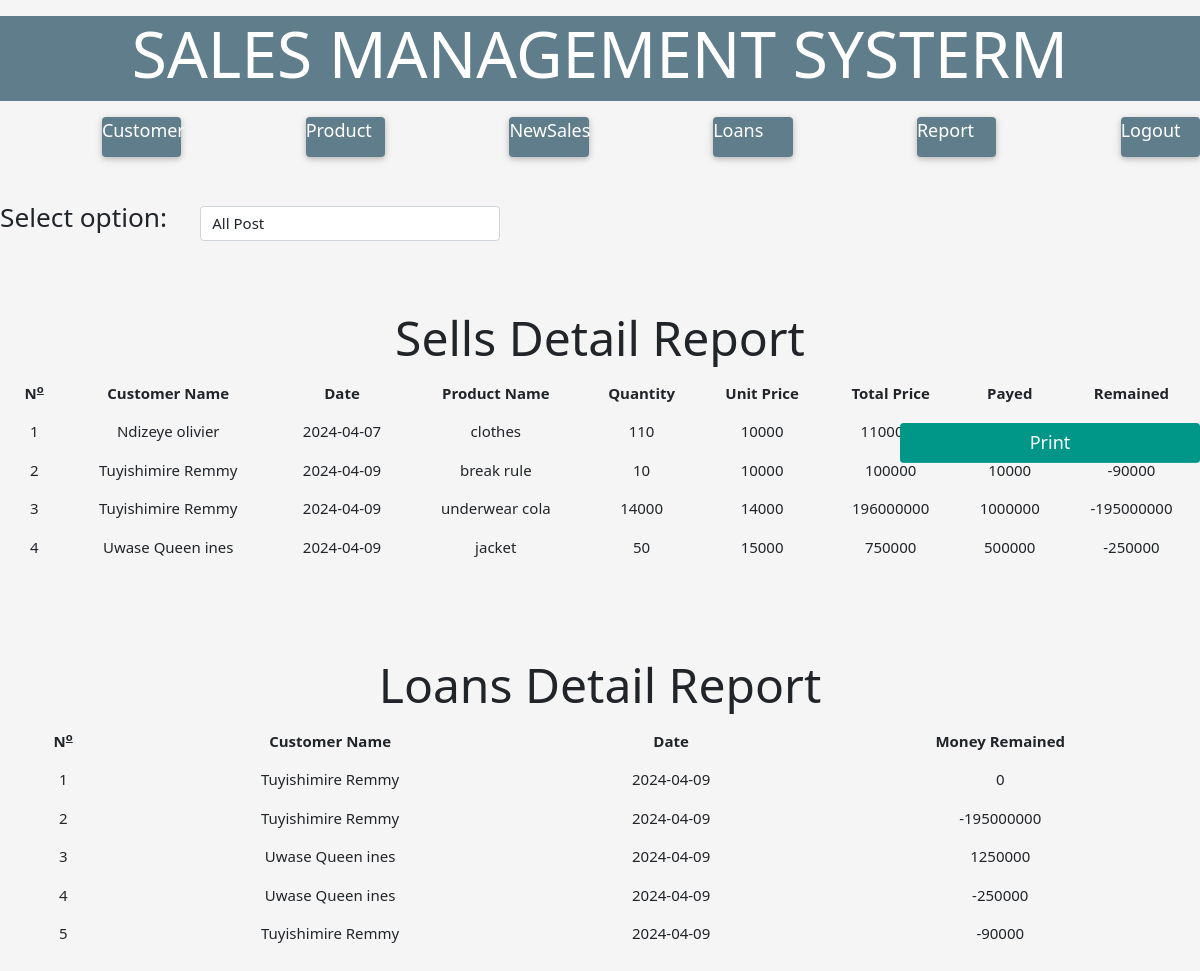
/report.php (signed in), run on the app's committed database.
### tables this page shows
CREATE TABLE `stock_in` (
  `St_id` int(11) NOT NULL,
  `product_id` int(11) NOT NULL,
  `Date` date NOT NULL,
  `customer_name` varchar(255) NOT NULL,
  `Quantity` int(11) NOT NULL,
  `Unit_price` int(11) NOT NULL,
  `Total_price` int(11) NOT NULL,
  `payment` int(11) NOT NULL,
  `remained` int(11) NOT NULL
);

CREATE TABLE `products` (
  `productid` int(11) NOT NULL,
  `Product_name` varchar(255) NOT NULL
);

CREATE TABLE `stock_out` (
  `So_id` int(11) NOT NULL,
  `product_id` int(11) NOT NULL,
  `Date` date NOT NULL,
  `Remained` int(11) NOT NULL,
  `inid` int(11) NOT NULL
);

### report.php (the view, shortened to what this page needs)
<?php
    include("conn.php");
?>
<!DOCTYPE html>
<html lang="en">
<head>
    <link rel="stylesheet" href="w3.css">
    <link rel="stylesheet" href="all.css">
    <link rel="stylesheet" href="bootstrap.css">
</head>
<body style="background: whitesmoke;">
<div class="w3-panel w3-blue-grey"><center><h1 class="w3-jumbo w3-text-white">SALES MANAGEMENT SYSTERM</h1></center></div>
    <div class="row" id="nav">
        <div class="col-1"></div>
        <div class="col-1"><div class="w3-card w3-blue-grey w3-round" style="height: 40px;"><a href="product.php" class="w3-text-white w3-large" style="text-decoration: none;">Customer</a></div></div>
        <div class="col-1"></div>
        <div class="col-1"><div class="w3-card w3-blue-grey w3-round" style="height: 40px;"><a href="customer.php" class="w3-text-white w3-large" style="text-decoration: none;">Product</a></div></div>
        <div class="col-1"></div>
        <div class="col-1"><div class="w3-card w3-blue-grey w3-round" style="height: 40px;"><a href="stockin.php" class="w3-text-white w3-large" style="text-decoration: none;">NewSales</a></div></div>
        <div class="col-1"></div>
        <div class="col-1"><div class="w3-card w3-blue-grey w3-round" style="height: 40px;"><a href="stockout.php" class="w3-text-white w3-large" style="text-decoration: none;">Loans</a></div></div>
        <div class="col-1"></div>
        <div class="col-1"><div class="w3-card w3-blue-grey w3-round" style="height: 40px;"><a href="report.php" class="w3-text-white w3-large" style="text-decoration: none;">Report</a></div></div>
        <div class="col-1"></div>
        <div class="col-1"><div class="w3-card w3-blue-grey w3-round" style="height: 40px;"><a href="logout.php" class="w3-text-white w3-large" style="text-decoration: none;">Logout</a></div></div>
    </div>
    <br><br>
    <h3 id="ss">Select option:</h3>
    <select name="" id="sel" style="margin-top: -35px;margin-left: 200px" class="form-control w-25">
        <option value="all">All Post</option>
    </select>
    <button onclick="print()" id="print" class="btn w3-teal w3-display-right w3-large w-25" style="margin-top: -90px">Print</button>
    <br><br><br>
    <table class="w3-table" id="intable">
        <h1 class="w3-xxxlarge" id="i"><center>Sells Detail Report</center></h1>
        <tr>
            <th><center><b>N<sup><u>o</u></sup></b></center></th>
            <th><center>Customer Name</center></th>
            <th><center>Date</center></th>
            <th><center>Product Name</center></th>
            <th><center>Quantity</center></th>
            <th><center>Unit Price</center></th>
            <th><center>Total Price</center></th>
            <th><center>Payed</center></th>
            <th><center>Remained</center></th>
        </tr>
        <?php
            $sel=mysqli_query($conn,"SELECT*from products as p inner join stock_in as s on s.product_id=p.productid");
            $x=1;
            while($row=mysqli_fetch_array($sel)){
                ?>
                <tr>
                    <td><center><?=$x?></center></td>
                    <td><center><?=$row['Product_name']?></center></td>
                    <td><center><?=$row['Date']?></center></td>
                    <td><center><?=$row['customer_name']?></center></td>
                    <td><center><?=$row['Quantity']?></center></td>
                    <td><center><?=$row['Unit_price']?></center></td>
                    <td><center><?=$row['Total_price']?></center></td>
                    <td><center><?=$row['payment']?></center></td>
                    <td><center><?=$row['remained']?></center></td>
                </tr>
                <?php
                $x++;
            }
        ?>
    </table>
    <br><br><br><br>
    <table class="w3-table" id="outtable">
        <h1 class="w3-xxxlarge"  id="o"><center>Loans Detail Report</center></h1>
        <tr>
            <th><center><b>N<sup><u>o</u></sup></b></center></th>
            <th><center>Customer Name</center></th>
            <th><center>Date</center></th>
            <th><center>Money Remained</center></th>
        </tr>
        <?php
            $sel=mysqli_query($conn,"SELECT*from products as p inner join stock_out as s on s.product_id=p.productid");
            $x=1;
            while($row=mysqli_fetch_array($sel)){
                ?>
                <tr>
                    <td><center><?=$x?></center></td>
                    <td><center><?=$row['Product_name']?></center></td>
                    <td><center><?=$row['Date']?></center></td>
                    <td><center><?=$row['Remained']?></center></td>
                </tr>
                <?php
                $x++;
            }
        ?>
    </table>
    <br><br><br><br><br>
</body>
</html>

### w3.css (style rules this page uses)
*,*:before,*:after { box-sizing:inherit }
html { -ms-text-size-adjust:100%;-webkit-text-size-adjust:100% }
body { margin:0 }
a { background-color:transparent }
b,strong { font-weight:bolder }
sub,sup { font-size:75%;line-height:0;position:relative;vertical-align:baseline }
sup { top:-0.5em }
button,input,select,textarea,optgroup { font:inherit;margin:0 }
button,input { overflow:visible }
button,select { text-transform:none }
button,[type=button],[type=reset],[type=submit] { -webkit-appearance:button }
html,body { font-family:Verdana,sans-serif;font-size:15px;line-height:1.5 }
html { overflow-x:hidden }
h1 { font-size:36px }
h3 { font-size:24px }
h1,h2,h3,h4,h5,h6 { font-family:"Segoe UI",Arial,sans-serif;font-weight:400;margin:10px 0 }
a { color:inherit }
.w3-table,.w3-table-all { border-collapse:collapse;border-spacing:0;width:100%;display:table }
.w3-table td,.w3-table th,.w3-table-all td,.w3-table-all th { padding:8px 8px;display:table-cell;text-align:left;vertical-align:top }
.w3-table th:first-child,.w3-table td:first-child,.w3-table-all th:first-child,.w3-table-all td:first-child { padding-left:16px }
.w3-container:after,.w3-container:before,.w3-panel:after,.w3-panel:before,.w3-row:after,.w3-row:before,.w3-row-padding:after,.w3-row-padding:before, .w3-cell-row:before,.w3-cell-row:after,.w3-clear:after,.w3-clear:before,.w3-bar:before,.w3-bar:after { content:"";display:table;clear:both }
.w3-display-right { position:absolute;top:50%;right:0%;transform:translate(0%,-50%);-ms-transform:translate(0%,-50%) }
.w3-round,.w3-round-medium { border-radius:4px }
.w3-container,.w3-panel { padding:0.01em 16px }
.w3-panel { margin-top:16px;margin-bottom:16px }
.w3-card,.w3-card-2 { box-shadow:0 2px 5px 0 rgba(0,0,0,0.16),0 2px 10px 0 rgba(0,0,0,0.12) }
.w3-large { font-size:18px!important }
.w3-xxxlarge { font-size:48px!important }
.w3-jumbo { font-size:64px!important }
.w3-blue-grey,.w3-hover-blue-grey:hover,.w3-blue-gray,.w3-hover-blue-gray:hover { color:#fff!important;background-color:#607d8b!important }
.w3-teal,.w3-hover-teal:hover { color:#fff!important;background-color:#009688!important }
.w3-text-white,.w3-hover-text-white:hover { color:#fff!important }

### data on the page
stock_in: product.Product_name "Ndizeye olivier", Date "2024-04-07", customer_name "clothes", Quantity "110", Unit_price "10000", Total_price "1100000"
stock_in: product.Product_name "Tuyishimire Remmy", Date "2024-04-09", customer_name "break rule", Quantity "10", Unit_price "10000", Total_price "100000", payment "10000", remained "-90000"
stock_in: product.Product_name "Tuyishimire Remmy", Date "2024-04-09", customer_name "underwear cola", Quantity "14000", Unit_price "14000", Total_price "196000000", payment "1000000", remained "-195000000"
stock_in: product.Product_name "Uwase Queen ines", Date "2024-04-09", customer_name "jacket", Quantity "50", Unit_price "15000", Total_price "750000", payment "500000", remained "-250000"
stock_out: product.Product_name "Tuyishimire Remmy", Date "2024-04-09", Remained "0"
stock_out: product.Product_name "Tuyishimire Remmy", Date "2024-04-09", Remained "-195000000"
stock_out: product.Product_name "Uwase Queen ines", Date "2024-04-09", Remained "1250000"
stock_out: product.Product_name "Uwase Queen ines", Date "2024-04-09", Remained "-250000"
stock_out: product.Product_name "Tuyishimire Remmy", Date "2024-04-09", Remained "-90000"
